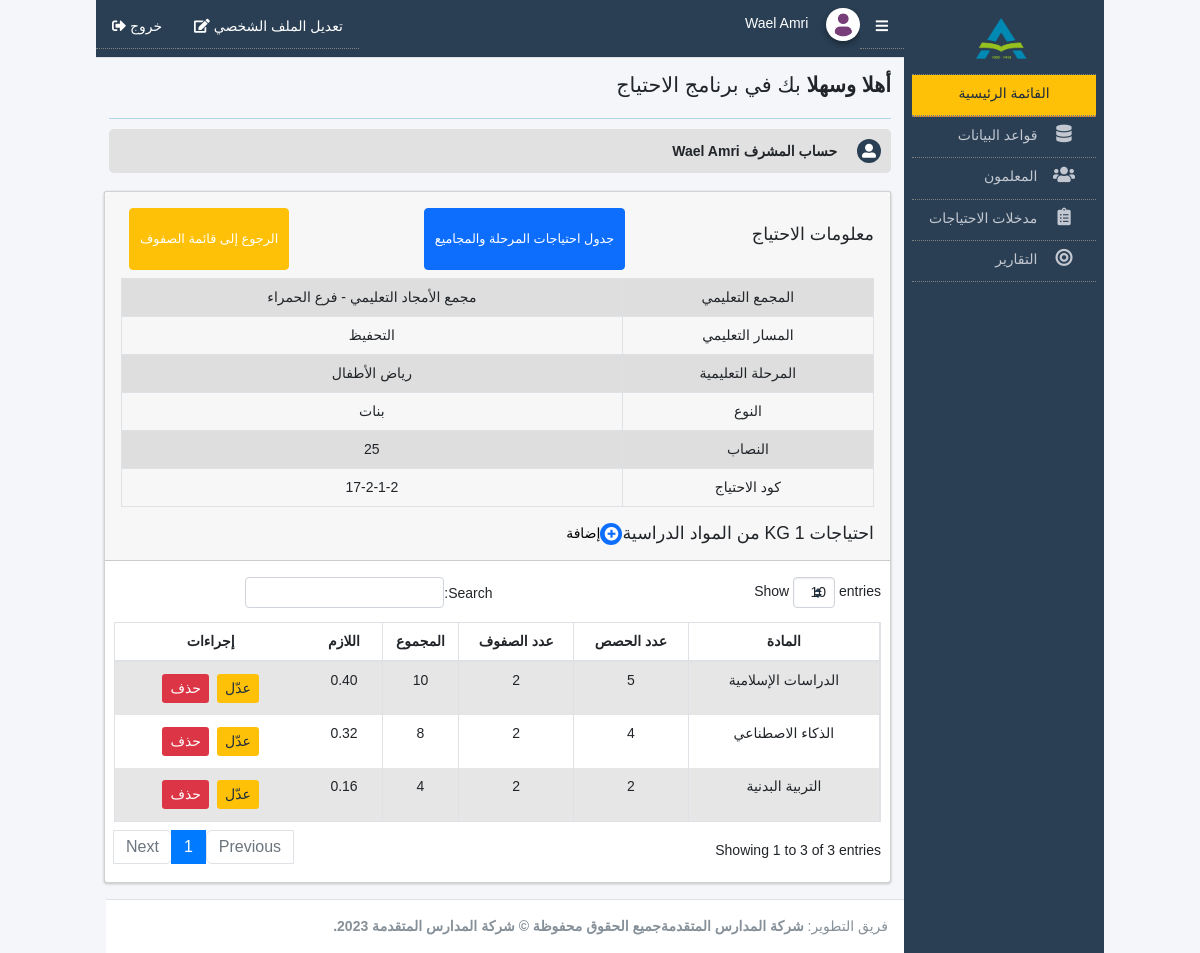
The app's page /subjects.php?n=54&c=1 (signed in) with its own data.
### tables this page shows
CREATE TABLE `users` (
  `id` int(11) NOT NULL,
  `name` varchar(191) NOT NULL,
  `email` varchar(191) NOT NULL,
  `pass` varchar(191) NOT NULL,
  `rule` varchar(191) NOT NULL,
  `address` varchar(300) NOT NULL,
  `phone` varchar(191) NOT NULL,
  `active` tinyint(1) NOT NULL
);

CREATE TABLE `needs` (
  `id` int(11) NOT NULL,
  `compound` varchar(191) NOT NULL,
  `path` varchar(191) NOT NULL,
  `level` varchar(191) NOT NULL,
  `term` varchar(191) NOT NULL,
  `class` varchar(191) NOT NULL,
  `gender` varchar(191) NOT NULL,
  `subjects` varchar(2000) NOT NULL,
  `comple` varchar(191) NOT NULL,
  `need_code` varchar(191) NOT NULL
);

CREATE TABLE `subject_need` (
  `id` int(11) NOT NULL,
  `subject` varchar(191) NOT NULL,
  `n_code` varchar(191) NOT NULL,
  `c_code` varchar(191) NOT NULL,
  `l_number` varchar(191) NOT NULL,
  `c_number` varchar(191) NOT NULL,
  `total_no` varchar(191) NOT NULL,
  `need_no` varchar(191) NOT NULL
);

### includes/components/subjects_forms.php (the view, shortened to what this page needs)
<?php
require 'config.php';
?>
<section class="content  mt-2">
    <div class="row" style="margin-right: 0;margin-left: -5px;">
        <div class="col-12">
            <div class="card">
                <div class="card-header">
                    <div class="d-flex align-items-center justify-content-between">
                    <h3 class="card-title" style="float: right !important">معلومات الاحتياج</h3>
                    <a class="btn btn-primary btn-sm m-2" href="need_calc.php?n=<?php echo $need_id;?>" style="float: left !important;font-size:0.8rem; padding:5px 10px">جدول احتياجات المرحلة والمجاميع</a>
                    <a class="btn btn-warning btn-sm m-2" href="classes.php?n=<?php echo $need_id; ?>" style="float: left !important;font-size:0.8rem; padding:5px 10px">الرجوع إلى قائمة الصفوف</a>
                    </div>
                    <table class="table table-bordered table-striped">
                        <tr>
                            <td>المجمع التعليمي</td>
                            <td><?php echo $sl_need['compound']; ?></td>
                        </tr>
                        <tr>
                            <td>المسار التعليمي</td>
                            <td><?php echo $sl_need['path']; ?></td>
                        </tr>
                        <tr>
                            <td>المرحلة التعليمية</td>
                            <td><?php echo $sl_need['level']; ?></td>
                        </tr>
                        <tr>
                            <td>النوع</td>
                            <td><?php echo $sl_need['gender']; ?></td>
                        </tr>
                        <tr>
                            <td>النصاب</td>
                            <td><?php echo $sl_need['comple']; ?></td>
                        </tr>
                        <tr>
                            <td>كود الاحتياج</td>
                            <td><?php echo $sl_need['need_code']; ?></td>
                        </tr>
                    </table>
                    <h3 class="card-title" style="float: right !important">احتياجات <?php echo $sl_class['class'] ?> من المواد الدراسية</h3>
                    <?php if ($type != 'student') { ?>
                        <button type="button" class="float-right" data-bs-toggle="modal" data-bs-target="#studentAddModal">
                            <span class="pl-2">إضافة</span><i class="fas fa-plus-circle float-right p-1 bg-primary" style="border-radius: 50%;"></i>
                        </button>
                    <?php } ?>
                </div>
                <div class="card-body">
                    <table id="myTable" class="table table-bordered table-striped">
                        <thead>
                            <tr class="text-center">
                                <th style="width:25%">المادة</th>
                                <th style="width:15%">عدد الحصص</th>
                                <th style="width:15%">عدد الصفوف</th>
                                <th style="width:10%">المجموع</th>
                                <th style="width:10%">اللازم</th>
                                <th class="text-center" style="width:25%;">إجراءات</th>
                            </tr>
                        </thead>
                        <tbody>
                            <?php
                            $tas_query = "SELECT * FROM subject_need where n_code = '$need_id' AND c_code='$class_id'";
                            $tas_query_run = mysqli_query($conn, $tas_query);
                            if (mysqli_num_rows($tas_query_run) > 0) {
                                foreach ($tas_query_run as $task) {
                            ?>
                                    <tr>
                                        <td><?= $task['subject'] ?></td>
                                        <td><?= $task['l_number'] ?></td>
                                        <td><?= $task['c_number'] ?></td>
                                        <td><?= $task['total_no'] ?></td>
                                        <td><?= $task['need_no'] ?></td>
                                        <td class="text-center" style="display: flex;justify-content:center;vertical-align:middle">
                                            <?php if ($fetch['rule']  != 'data_entry') { ?> <button type="button" class="editStudentBtn btn-warning btn-sm m-1" value="<?= $task['id']; ?>">عدّل</button> <?php } ?>
                                            <?php if ($fetch['rule']  != 'data_entry') { ?> <button type="button" class="deleteStudentBtn btn-danger btn-sm m-1" value="<?= $task['id']; ?>">حذف</button> <?php } ?>
                                        </td>
                                    </tr>
                            <?php
                                }
                            }
                            ?>
                        </tbody>
                    </table>
                </div>
            </div>
        </div>
    </div>
</section>

### includes/components/navbar.php
<nav class="main-header navbar navbar-expand navbar-white navbar-light" style="background-color: #2a3f54;">
  <ul class="navbar-nav">
    <li class="nav-item">
      <a class="nav-link" data-widget="pushmenu" href="#"><i class="fas fa-bars"></i></a>
    </li>
    <div class="user-panel mt-3 pb-3 mb-3 d-flex">
      <div class="image">
        <img src="dist/img/user_icon1.png" class="img-circle elevation-2" alt="User Image">
      </div>
      <div class="info">
        <a href="" class="d-block"><?php echo $fetch['name']; ?></a>
      </div>
    </div>
  </ul>
  <ul class="navbar-nav mr-auto-navbav">
    <li class="nav-item">
      <a class="nav-link" data-widget="control-sidebar" data-slide="true" href=""> تعديل الملف الشخصي
        <i class="fas fa-edit"></i>
      </a>
    </li>
    <li class="nav-item">
      <a class="nav-link" href="logout.php">خروج
        <i class="fas fa-sign-out-alt"></i>
      </a>
    </li>
  </ul>
</nav>

### includes/components/cont-header.php (shortened to what this page needs)
<div class="content-header pb-0">
    <div class="container-fluid">
        <div class="row mb-2">
            <div class="col-sm-12">
                <h1 class="page-main-title m-0 text-dark"><strong>أهلا وسهلا </strong> بك في برنامج الاحتياج
                </h1>
                <div class="profile-name">
                    <i class="fas fa-user-alt fa-circle text-white" style="margin-left:16px;background-color: #2a3f54; border-radius:50%;padding: 5px;"></i>
                    <?php
                    $type = $fetch['rule'];
                    $user_role = '';
                    switch ($type) {
                        case 'manager':
                            $user_role = ' المشرف';
                            break;
                    }
                    ?>
                    <p style="display:inline; "><strong> <?php echo ' حساب' .  $user_role . ' ' . $fetch['name']; ?></strong></p>
                </div>
            </div>
        </div>
    </div>
</div>

### css/main.css (style rules this page uses)
.row { display: -webkit-box; display: -webkit-flex; display: -moz-box; display: -ms-flexbox; display: flex; -webkit-flex-wrap: wrap; -ms-flex-wrap: wrap; flex-wrap: wrap; }
html { -webkit-box-sizing: border-box; -moz-box-sizing: border-box; box-sizing: border-box; }
* { padding: 0; margin: 0; }
*, *:before, *:after { -webkit-box-sizing: inherit; -moz-box-sizing: inherit; box-sizing: inherit; }
body, h1, h2, h3, h4, h5, h6, blockquote, p, pre, dl, dd, ol, ul, figure, hr, fieldset, legend { margin: 0; padding: 0; }
table { border-collapse: collapse; border-spacing: 0; }
button { outline: none; background: none; border: none; }
body { font-family: "Poppins", "Arial", "Helvetica Neue", sans-serif; font-weight: 400; font-size: 14px; }
h1, h2, h3, h4, h5, h6 { font-weight: 400; }
h1 { font-size: 36px; }
h3 { font-size: 24px; }
.btn { display: inline-block; line-height: 50px; padding: 0 50px; -webkit-transition: all 0.4s ease; -o-transition: all 0.4s ease; -moz-transition: all 0.4s ease; transition: all 0.4s ease; cursor: pointer; font-size: 18px; color: #fff; font-family: "Poppins", "Arial", "Helvetica Neue", sans-serif; }
.card { -webkit-border-radius: 3px; -moz-border-radius: 3px; border-radius: 3px; background: #fff; }

### includes/components/header.php (style rules this page uses)
input, button, a { font-family: gess, sans-serif !important; }
.nav-item { border-bottom: dotted 1px gray !important; }
.btn { padding: 0.5rem 1rem; }
body { background-color: #f4f6f9; }
.page-main-title { font-size: 1.3rem !important; }
tbody td { text-align: center; }
.col, .col-1, .col-10, .col-11, .col-12, .col-2, .col-3, .col-4, .col-5, .col-6, .col-7, .col-8, .col-9, .col-auto, .col-lg, .col-lg-1, .col-lg-10, .col-lg-11, .col-lg-12, .col-lg-2, .col-lg-3, .col-lg-4, .col-lg-5, .col-lg-6, .col-lg-7, .col-lg-8, .col-lg-9, .col-lg-auto, .col-md, .col-md-1, .col-md-10, .col-md-11, .col-md-12, .col-md-2, .col-md-3, .col-md-4, .col-md-5, .col-md-6, .col-md-7, .col-md-8, .col-md-9, .col-md-auto, .col-sm, .col-sm-1, .col-sm-10, .col-sm-11, .col-sm-12, .col-sm-2, .col-sm-3, .col-sm-4, .col-sm-5, .col-sm-6, .col-sm-7, .col-sm-8, .col-sm-9, .col-sm-auto, .col-xl, .col-xl-1, .col-xl-10, .col-xl-11, .col-xl-12, .col-xl-2, .col-xl-3, .col-xl-4, .col-xl-5, .col-xl-6, .col-xl-7, .col-xl-8, .col-xl-9, .col-xl-auto { padding-left: 5px; padding-right: 5px; }

### records on screen
users: name "Wael Amri", rule "المشرف"
needs: compound "مجمع الأمجاد التعليمي - فرع الحمراء", path "التحفيظ", level "رياض الأطفال", gender "بنات", comple "25", need_code "17-2-1-2"
subject_need: subject "الدراسات الإسلامية", l_number "5", c_number "2", total_no "10", need_no "0.40"
subject_need: subject "الذكاء الاصطناعي", l_number "4", c_number "2", total_no "8", need_no "0.32", $task['id'] 6 (drawn)
subject_need: subject "التربية البدنية", l_number "2", c_number "2", total_no "4", need_no "0.16", $task['id'] 7 (drawn)
